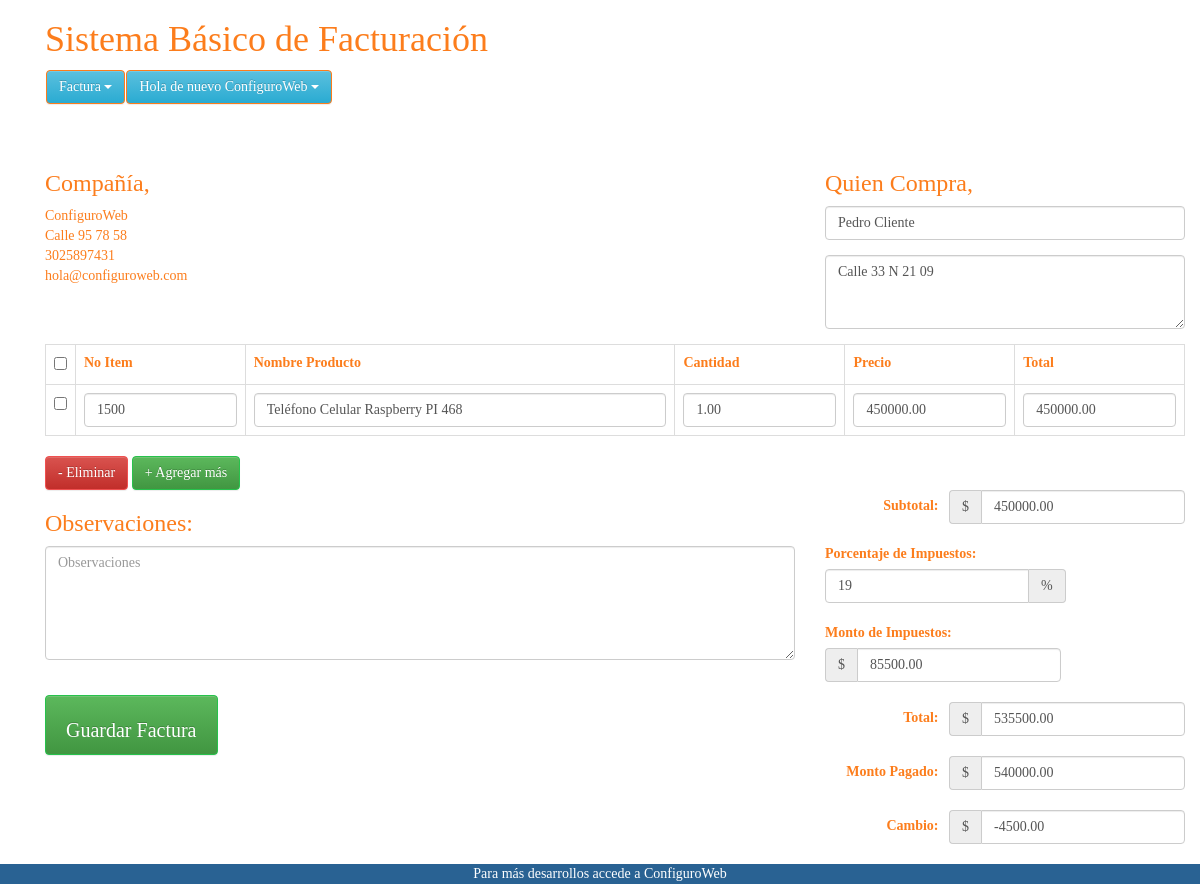
Screenshot of /edit_invoice.php?update_id=684 (signed in) with the database file from the repository.
### tables this page shows
CREATE TABLE `invoice_order` (
  `order_id` int(11) NOT NULL,
  `user_id` int(11) NOT NULL,
  `order_date` timestamp NOT NULL DEFAULT current_timestamp(),
  `order_receiver_name` varchar(250) NOT NULL,
  `order_receiver_address` text NOT NULL,
  `order_total_before_tax` decimal(10,2) NOT NULL,
  `order_total_tax` decimal(10,2) NOT NULL,
  `order_tax_per` varchar(250) NOT NULL,
  `order_total_after_tax` double(10,2) NOT NULL,
  `order_amount_paid` decimal(10,2) NOT NULL,
  `order_total_amount_due` decimal(10,2) NOT NULL,
  `note` text NOT NULL
);

CREATE TABLE `invoice_order_item` (
  `order_item_id` int(11) NOT NULL,
  `order_id` int(11) NOT NULL,
  `item_code` varchar(250) NOT NULL,
  `item_name` varchar(250) NOT NULL,
  `order_item_quantity` decimal(10,2) NOT NULL,
  `order_item_price` decimal(10,2) NOT NULL,
  `order_item_final_amount` decimal(10,2) NOT NULL
);

### Invoice.php (called while the page is built, shortened)
<?php
class Invoice
{
	private $host  = 'localhost';
	private $user  = 'root';
	private $password   = "";
	private $database  = "factura";
	private $invoiceOrderTable = 'invoice_order';
	private $invoiceOrderItemTable = 'invoice_order_item';
	private $dbConnect = false;
	public function __construct()
	{
		if (!$this->dbConnect) {
			$conn = new mysqli($this->host, $this->user, $this->password, $this->database);
			if ($conn->connect_error) {
				die("Error failed to connect to MySQL: " . $conn->connect_error);
			} else {
				$this->dbConnect = $conn;
			}
		}
	}
	private function getData($sqlQuery)
	{
		$result = mysqli_query($this->dbConnect, $sqlQuery);
		$data = array();
		while ($row = mysqli_fetch_array($result, MYSQLI_ASSOC)) {
			$data[] = $row;
		}
		return $data;
	}
	public function getInvoice($invoiceId)
	{
		$sqlQuery = "
			SELECT * FROM " . $this->invoiceOrderTable . "
			WHERE user_id = '" . $_SESSION['userid'] . "' AND order_id = '$invoiceId'";
		$result = mysqli_query($this->dbConnect, $sqlQuery);
		$row = mysqli_fetch_array($result, MYSQLI_ASSOC);
		return $row;
	}
	public function getInvoiceItems($invoiceId)
	{
		$sqlQuery = "
			SELECT * FROM " . $this->invoiceOrderItemTable . "
			WHERE order_id = '$invoiceId'";
		return  $this->getData($sqlQuery);
	}
}

### edit_invoice.php (the view, shortened to what this page needs)
<?php
include('inc/header.php');
include 'Invoice.php';
$invoice = new Invoice();
$invoice->checkLoggedIn();
if (!empty($_GET['update_id']) && $_GET['update_id']) {
	$invoiceValues = $invoice->getInvoice($_GET['update_id']);
	$invoiceItems = $invoice->getInvoiceItems($_GET['update_id']);
}
?>
<link href="css/style.css" rel="stylesheet">
<?php include('inc/container.php'); ?>
<div class="container content-invoice">
	<form action="" id="invoice-form" method="post" class="invoice-form" role="form" novalidate="">
		<div class="load-animate animated fadeInUp">
			<div class="row">
				<div class="col-xs-8 col-sm-8 col-md-8 col-lg-8">
					<h1 class="title">Sistema Básico de Facturación</h1>
					<?php include('menu.php'); ?>
				</div>
			</div>
			<div class="row">
				<div class="col-xs-12 col-sm-4 col-md-4 col-lg-4">
					<h3>Compañía,</h3>
					<?php echo $_SESSION['user']; ?><br>
					<?php echo $_SESSION['address']; ?><br>
					<?php echo $_SESSION['mobile']; ?><br>
					<?php echo $_SESSION['email']; ?><br>
				</div>
				<div class="col-xs-12 col-sm-4 col-md-4 col-lg-4 pull-right">
					<h3>Quien Compra,</h3>
					<div class="form-group">
						<input value="<?php echo $invoiceValues['order_receiver_name']; ?>" type="text" class="form-control" name="companyName" id="companyName" placeholder="Quien compra" autocomplete="off">
					</div>
					<div class="form-group">
						<textarea class="form-control" rows="3" name="address" id="address" placeholder="Dirección"><?php echo $invoiceValues['order_receiver_address']; ?></textarea>
					</div>
				</div>
			</div>
			<div class="row">
				<div class="col-xs-12 col-sm-12 col-md-12 col-lg-12">
					<table class="table table-bordered table-hover" id="invoiceItem">
						<tr>
							<th width="2%"><input id="checkAll" class="formcontrol" type="checkbox"></th>
							<th width="15%">No Item</th>
							<th width="38%">Nombre Producto</th>
							<th width="15%">Cantidad</th>
							<th width="15%">Precio</th>
							<th width="15%">Total</th>
						</tr>
						<?php
						$count = 0;
						foreach ($invoiceItems as $invoiceItem) {
							$count++;
						?>
							<tr>
								<td><input class="itemRow" type="checkbox"></td>
								<td><input type="text" value="<?php echo $invoiceItem["item_code"]; ?>" name="productCode[]" id="productCode_<?php echo $count; ?>" class="form-control" autocomplete="off"></td>
								<td><input type="text" value="<?php echo $invoiceItem["item_name"]; ?>" name="productName[]" id="productName_<?php echo $count; ?>" class="form-control" autocomplete="off"></td>
								<td><input type="number" value="<?php echo $invoiceItem["order_item_quantity"]; ?>" name="quantity[]" id="quantity_<?php echo $count; ?>" class="form-control quantity" autocomplete="off"></td>
								<td><input type="number" value="<?php echo $invoiceItem["order_item_price"]; ?>" name="price[]" id="price_<?php echo $count; ?>" class="form-control price" autocomplete="off"></td>
								<td><input type="number" value="<?php echo $invoiceItem["order_item_final_amount"]; ?>" name="total[]" id="total_<?php echo $count; ?>" class="form-control total" autocomplete="off"></td>
							</tr>
						<?php } ?>
					</table>
				</div>
			</div>
			<div class="row">
				<div class="col-xs-12 col-sm-3 col-md-3 col-lg-3">
					<button class="btn btn-danger delete" id="removeRows" type="button">- Eliminar</button>
					<button class="btn btn-success" id="addRows" type="button">+ Agregar más</button>
				</div>
			</div>
			<div class="row">
				<div class="col-xs-12 col-sm-8 col-md-8 col-lg-8">
					<h3>Observaciones: </h3>
					<div class="form-group">
						<textarea class="form-control txt" rows="5" name="notes" id="notes" placeholder="Observaciones"><?php echo $invoiceValues['note']; ?></textarea>
					</div>
					<br>
					<div class="form-group">
						<input data-loading-text="Updating Invoice..." type="submit" name="invoice_btn" value="Guardar Factura" class="btn btn-success submit_btn invoice-save-btm">
					</div>
				</div>
				<div class="col-xs-12 col-sm-4 col-md-4 col-lg-4">
					<span class="form-inline">
						<div class="form-group">
							<label>Subtotal: &nbsp;</label>
							<div class="input-group">
								<div class="input-group-addon currency">$</div>
								<input value="<?php echo $invoiceValues['order_total_before_tax']; ?>" type="number" class="form-control" name="subTotal" id="subTotal" placeholder="Subtotal">
							</div>
						</div>
						<div class="form-group">
							<label>Porcentaje de Impuestos: &nbsp;</label>
							<div class="input-group">
								<input value="<?php echo $invoiceValues['order_tax_per']; ?>" type="number" class="form-control" name="taxRate" id="taxRate" placeholder="Porcentaje de Impuestos">
								<div class="input-group-addon">%</div>
							</div>
						</div>
						<div class="form-group">
							<label>Monto de Impuestos: &nbsp;</label>
							<div class="input-group">
								<div class="input-group-addon currency">$</div>
								<input value="<?php echo $invoiceValues['order_total_tax']; ?>" type="number" class="form-control" name="taxAmount" id="taxAmount" placeholder="Monto de Impuestos">
							</div>
						</div>
						<div class="form-group">
							<label>Total: &nbsp;</label>
							<div class="input-group">
								<div class="input-group-addon currency">$</div>
								<input value="<?php echo $invoiceValues['order_total_after_tax']; ?>" type="number" class="form-control" name="totalAftertax" id="totalAftertax" placeholder="Total">
							</div>
						</div>
						<div class="form-group">
							<label>Monto Pagado: &nbsp;</label>
							<div class="input-group">
								<div class="input-group-addon currency">$</div>
								<input value="<?php echo $invoiceValues['order_amount_paid']; ?>" type="number" class="form-control" name="amountPaid" id="amountPaid" placeholder="Monto Pagado">
							</div>
						</div>
						<div class="form-group">
							<label>Cambio: &nbsp;</label>
							<div class="input-group">
								<div class="input-group-addon currency">$</div>
								<input value="<?php echo $invoiceValues['order_total_amount_due']; ?>" type="number" class="form-control" name="amountDue" id="amountDue" placeholder="Cambio">
							</div>
						</div>
					</span>
				</div>
			</div>
		</div>
	</form>
</div>
</div>
<?php include('inc/footer.php'); ?>

### css/style.css (style rules this page uses)
html { background-color1: #f0f3f4; position: relative; min-height: 100%; }
body { background-color: transparent; color: #fc7d1c; font-family: 'Franklin Gothic Medium'; font-size: 14px; line-height: 1.42857; }
.btn-success, .panel-success { background-color: #27c24c !important; border-color: #27c24c !important; color: #fff !important; }
.btn-danger, .panel-danger { background-color: #f05050; border-color: #f05050; color: #fff !important; }
input[type=number] { -moz-appearance: textfield; }
.form-inline .form-group { margin-bottom: 20px; float: right; }
.invoice-save-btm { height:60px;padding:20px;font-size:20px; }

### rows the page displays
invoice_order: companyName "Pedro Cliente", address "Calle 33 N 21 09", subTotal "450000.00", taxRate "19", taxAmount "85500.00", totalAftertax "535500.00", amountPaid "540000.00", amountDue "-4500.00"
invoice_order_item: item_code "1500", item_name "Teléfono Celular Raspberry PI 468", order_item_quantity "1.00", order_item_price "450000.00", order_item_final_amount "450000.00"

### other values shown
$_SESSION['user'] "ConfiguroWeb"
$_SESSION['address'] "Calle 95 78 58"
$_SESSION['mobile'] "3025897431"
$_SESSION['email'] "hola@configuroweb.com"
